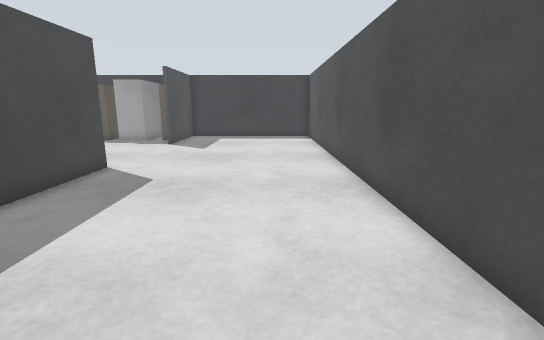
View 1 (above)

22 first-person views from a walk through a Gazebo world. The camera is 0.1 m above the floor, tilts 12° down and sees 85° across. The floor is counted in squares, 0.05 m on a side. Each view is taken from the middle of a square. On the plan, view 1 faces up. The plan holds only what a view shows up to about 17 squares ahead; the rest is blank.

View 2
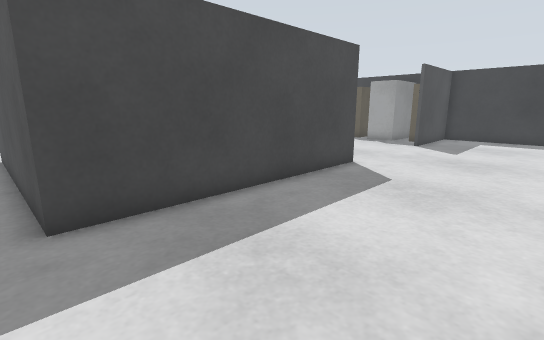

View 3
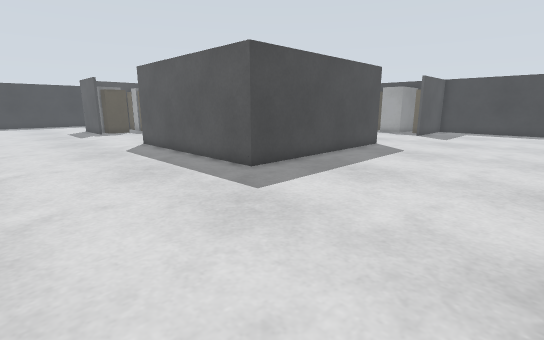

View 4
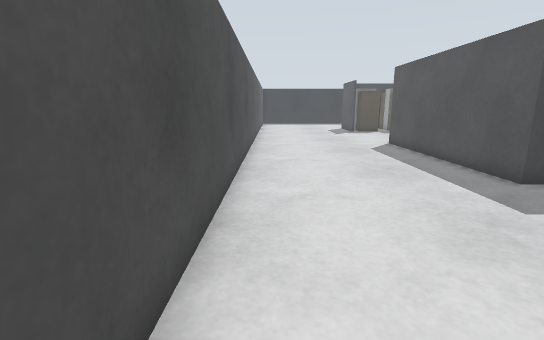

View 5
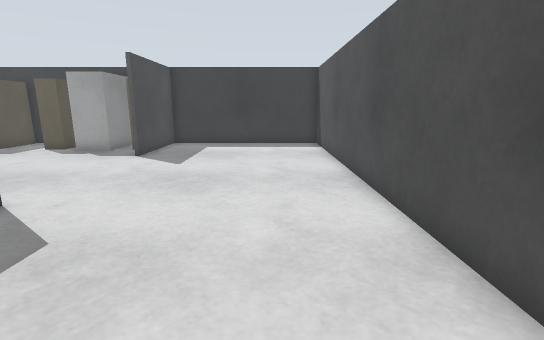

View 6
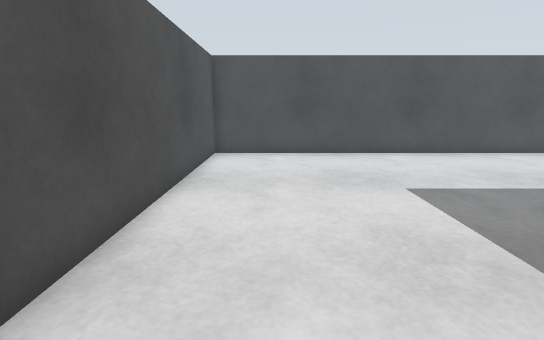

View 7
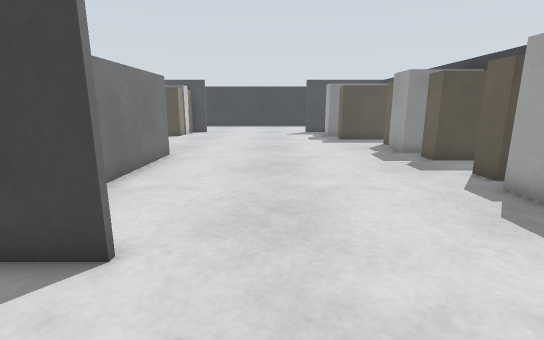

View 8
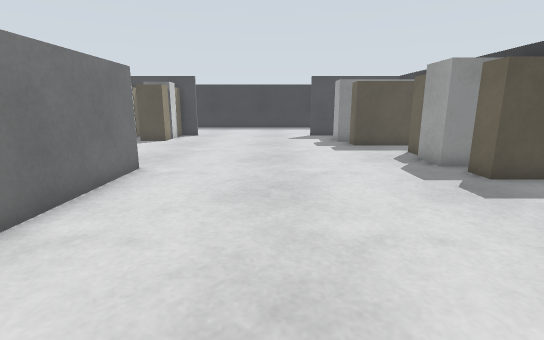

View 9
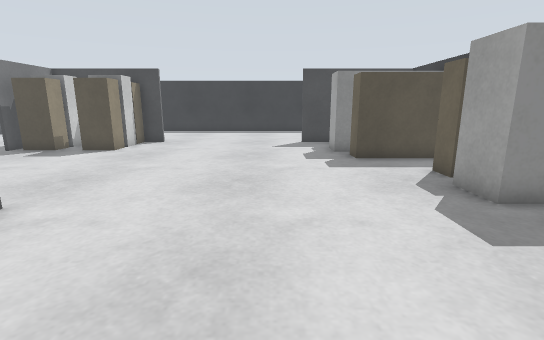

View 10
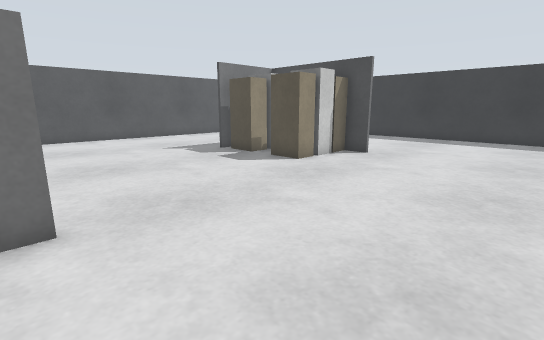

View 11
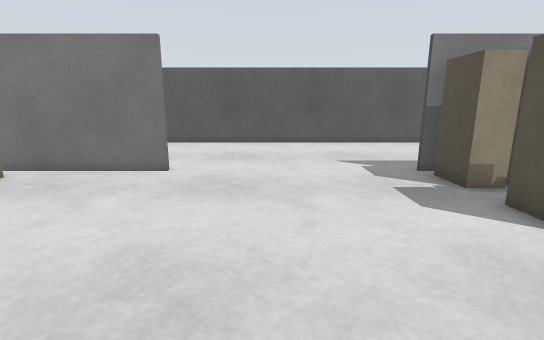

View 12
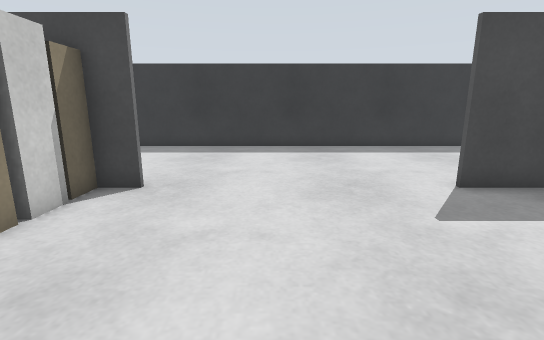

View 13
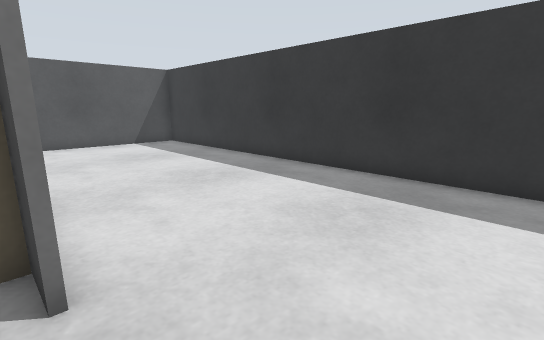

View 14
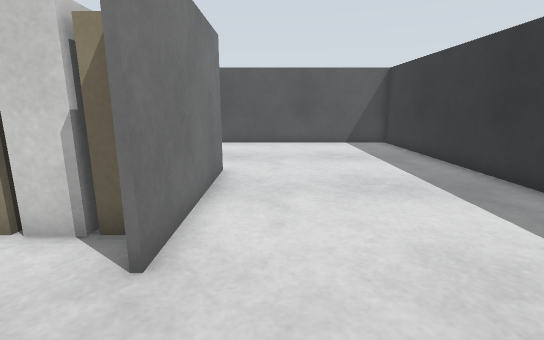

View 15
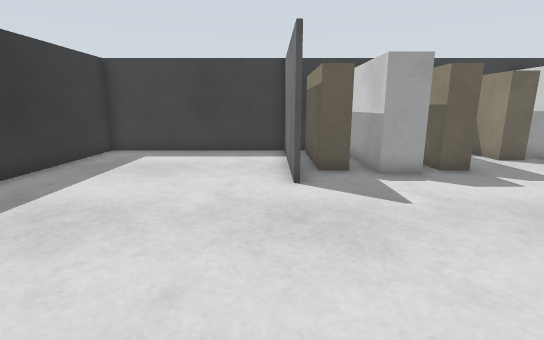

View 16
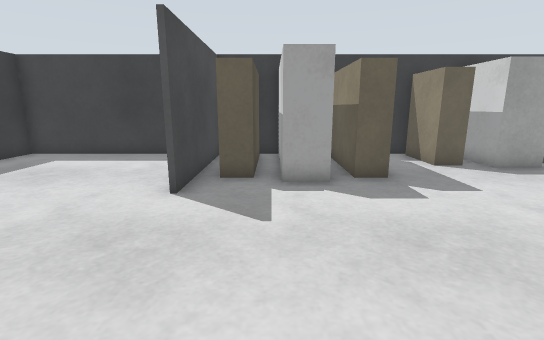

View 17
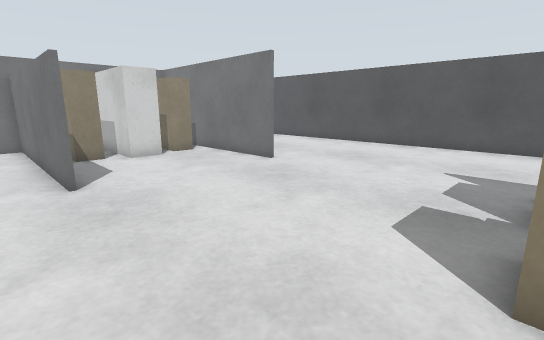

View 18
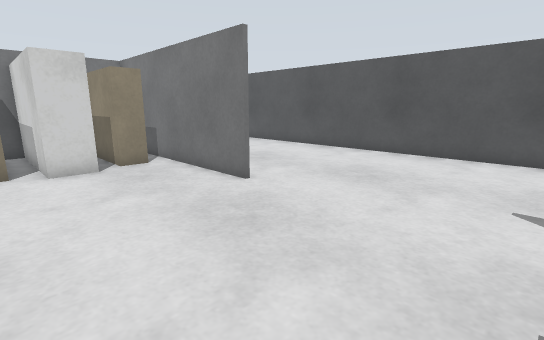

View 19
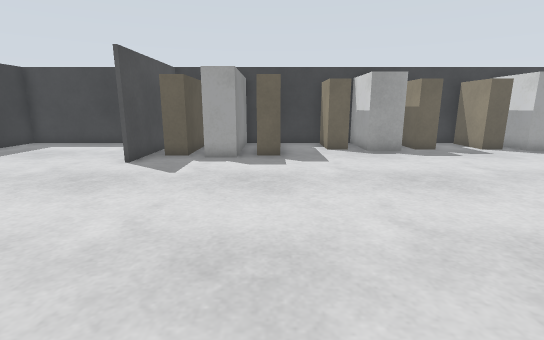

View 20
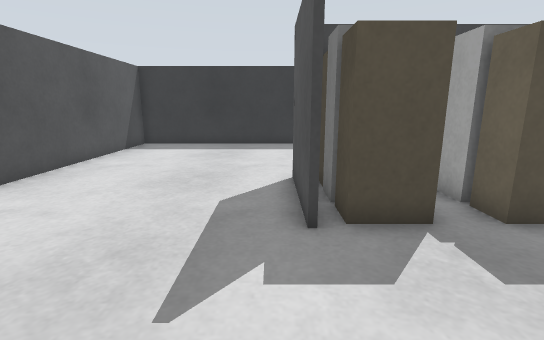

View 21
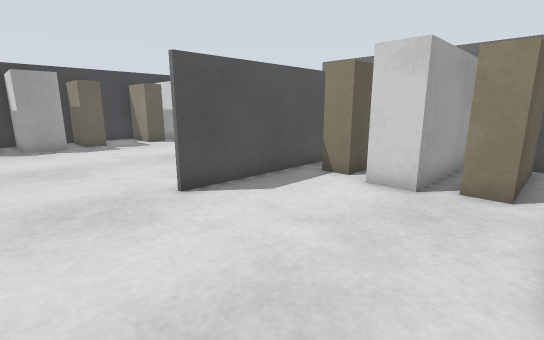

View 22
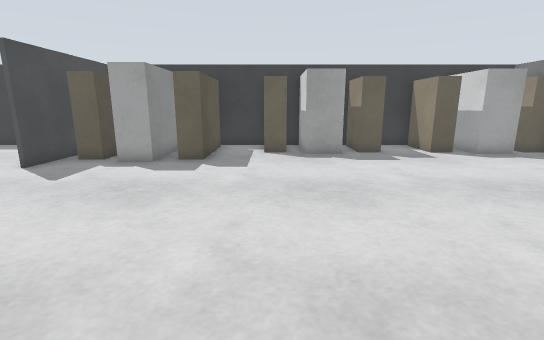

### Floor plan
Points are (right, up) in squares from view 1. A wall is a line through its corners. A room is listed if a view was taken in it or the views show most of it. See-through windows are left out.
Room 1 (views 1, 2, 3, 4, 5, 6, 7, 8)
walls: (-5.6, 9.9) (-5.6, 0.6) (-6.6, 0.6); (-6.5, -7.1) (2.5, -7.1) (2.5, 20.8) (-5.6, 20.8) (-5.6, 16.1)
ways out: opening at (-6, 5) to room 2
Room 2 (views 9, 10, 11, 12, 20, 21, 22)
walls: (-14.8, 7.6) (-5.7, 7.6) (-5.7, 8.4); (-10.2, 5.5) (-10.2, 6.5) (-9.6, 6.5); (-8.9, 7.4) (-14.8, 7.4); (-14.8, 0.7) (-8, 0.7); (-6.4, 3.4) (-10.7, 3.4) (-10.7, 4.7) (-5.7, 4.7); (-6.3, 1.6) (-10.2, 1.6) (-10.2, 2.6) (-7.5, 2.6); (-6.6, 0.6) (-14.8, 0.6); (-15, 17.8) (-16.6, 17.8) (-16.6, 20.8) (-21, 20.8); (-17.2, 18.2) (-18.3, 18.2) (-18.3, 20.5); (-9.9, 18.2) (-10.9, 18.2) (-10.9, 20.5); (-13.1, 20.5) (-13.1, 18.2) (-14.1, 18.2); (-20.5, -7.1) (-6.5, -7.1); (-5.9, 18.2) (-6.7, 18.2) (-6.7, 18.9); (-10.6, 20.8) (-14.5, 20.8); (-7.5, 20) (-7.5, 17.8) (-9.1, 17.8); (-20.6, 20.4) (-20.6, 16.3)
ways out: opening at (-6, 5) to room 1; opening at (-21, 5) to room 3
Room 3 (views 13, 14, 15, 16, 17, 18, 19)
walls: (-26.2, 6.8) (-26.2, 5.6) (-25.3, 5.6); (-25.1, 5.2) (-25.1, 5.6) (-24, 5.6); (-23.9, 5.6) (-22.9, 5.6) (-22.9, 4.1); (-25.2, 1.3) (-26, 1.3); (-22.9, 2.8) (-22.9, 1.3) (-23.9, 1.3); (-24, 1.3) (-25.1, 1.3); (-22.6, 0.6) (-26.4, 0.6) (-26.4, 6.8); (-26.4, 14.8) (-26.4, 20.8) (-34.5, 20.8) (-34.5, -7.1) (-20.5, -7.1); (-24.5, 16.3) (-25.5, 16.3) (-25.5, 20.4); (-20.6, 16.3) (-21.6, 16.3) (-21.6, 19.9); (-26.2, 20.6) (-26.2, 14.6); (-22.4, 20.9) (-22.4, 15.8) (-23.7, 15.8); (-21, 20.8) (-24, 20.8)
ways out: opening at (-21, 5) to room 2

Where each view was taken, in squares from view 1:
view 1: 0 up, 0 right, facing up
view 2: 0 up, 0 right, facing up-left
view 3: 6 down, 2 right, facing up-left
view 4: 6 down, 2 right, facing left
view 5: 4 up, 0 right, facing up
view 6: 6 up, 0 right, facing down
view 7: 12 up, 2 left, facing left
view 8: 12 up, 5 left, facing left
view 9: 13 up, 9 left, facing left
view 10: 13 up, 14 left, facing down-left
view 11: 10 up, 18 left, facing down
view 12: 10 up, 19 left, facing left
view 13: 10 up, 26 left, facing down-left
view 14: 10 up, 28 left, facing down
view 15: 7 up, 27 left, facing up
view 16: 8 up, 24 left, facing up
view 17: 9 up, 23 left, facing down-right
view 18: 6 up, 21 left, facing down-right
view 19: 4 up, 21 left, facing up
view 20: 0 up, 18 left, facing left
view 21: 1 up, 18 left, facing up-right
view 22: 5 up, 18 left, facing up
